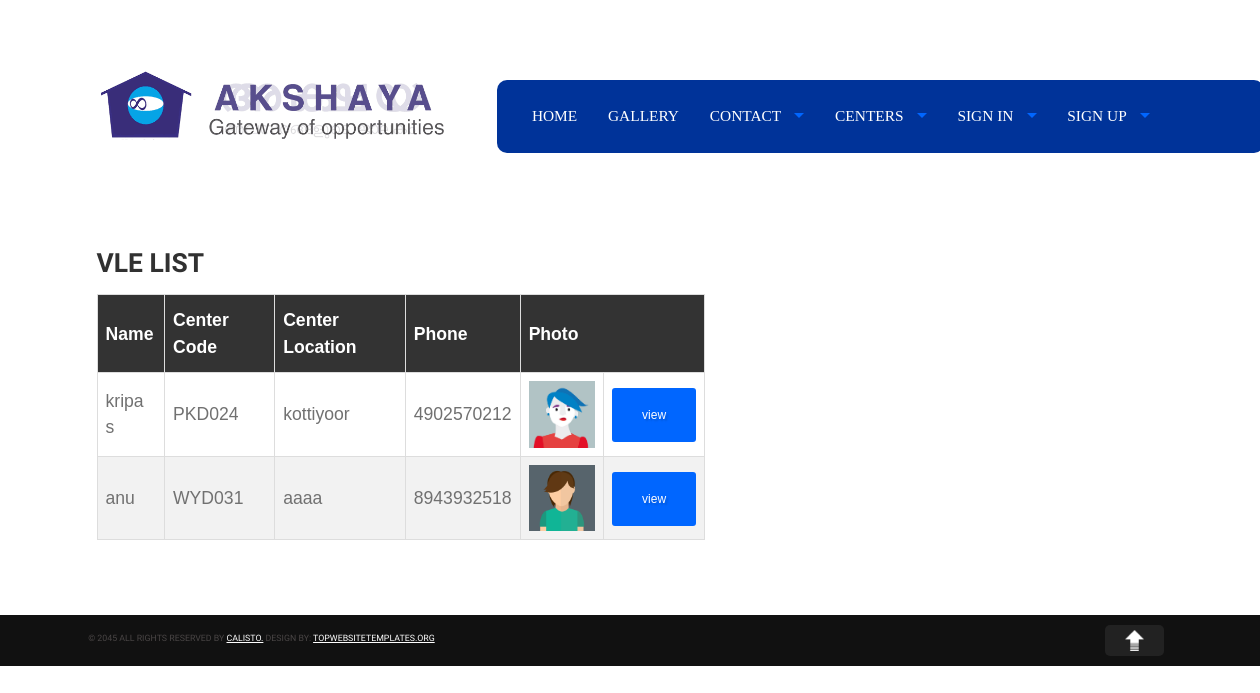
Page /list.php on the committed database.
### tables this page shows
CREATE TABLE IF NOT EXISTS `vle` (
  `id` int(11) NOT NULL AUTO_INCREMENT,
  `name` varchar(220) NOT NULL,
  `centercode` varchar(220) NOT NULL,
  `centerlocation` varchar(220) NOT NULL,
  `landmark` varchar(220) NOT NULL,
  `panchayath` varchar(220) NOT NULL,
  `block` varchar(220) NOT NULL,
  `district` varchar(220) NOT NULL,
  `email` varchar(220) NOT NULL,
  `phone` varchar(15) NOT NULL,
  `mobile` varchar(15) NOT NULL,
  `password` varchar(10) NOT NULL,
  `photo` varchar(500) NOT NULL,
  `status` varchar(20) NOT NULL,
  PRIMARY KEY (`id`),
  UNIQUE KEY `centercode` (`centercode`)
);

### list.php (the view, shortened to what this page needs)
<!DOCTYPE html>
<html>
<head>
<link rel="stylesheet" href="Tourism Template/css//foundation.min.css">
<link rel="stylesheet" href="Tourism Template/css//superfish.css">
<link rel="stylesheet" href="Tourism Template/css//stylesheet.css">
</head>
<body>
<div class="header">
  <div class="row">
    <div class="columns large-12">
      <div class="row header-inner" style="width:1200px">
        <?php
		 include("menu_header.php");
		?>
      </div>
    </div>
  </div>
</div>
<div class="row content-wrapper">
  <div class="columns large-12">
    <div class="row wrapper">
      <div class="columns large-7 content">
  <h1 class="page-title">VLE  list</h1>
          <?php
		   $q=mysql_query("select * from vle where status='Approve'");
		   if(mysql_num_rows($q)>0)
		   {
		   ?>
    <table width="108%" border="1" cellpadding="0" cellspacing="0" id="table">
      <thead>
        <tr>
		   <th>Name</th>
		   <th>Center Code</th>
		   <th>Center Location</th>
		   <th>Phone</th>
		   <th colspan="2">Photo</th>
   		    </tr>
      </thead>
      <tbody>
		   <?php
		    while($a=mysql_fetch_array($q))
			{
			?>
			<tr>
			<td><?php echo $a['name'];?></td>
			<td><?php echo $a['centercode'];?></td>
			<td><?php echo $a['centerlocation'];?></td>
			<td><?php echo $a['phone'];?></td>
			<td><img src="akshaya/Photos/<?php echo $a['photo'];?>" height="100" width="100"></td>
			<td><a href="View.php?id=<?php echo $a[0];?>" class="button" style="text-decoration:none; color:white">View</a></td>
		    </tr>
			<?php
			}
		   ?>
		</tbody>
    </table>
		   <?php
		   }
		  ?>
	  </div>
          <br /><br /><br /><br /><br />
          <div class="columns large-4">
            <div id="map_canvas"></div>
          </div>
        </div>
      </div>
    </div>
<div class="credit-row">
  <div class="row">
    <div class="columns large-11 credit"> &copy; 2045 All rights reserved by <a href="#">Calisto.</a> Design by: <a href="http://topwebsitetemplates.org">topwebsitetemplates.org</a></div>
    <div class="columns large-1"> <img src="Tourism Template/images/toparrow.png" alt="" class="scrollToTop"> </div>
  </div>
</div>
</body>
</html>

### Tourism Template/css/stylesheet.css (style rules this page uses)
.row { width: 100%; }
body { font-size: 1.1em; line-height: 1.5em; color: #717171; font-family:'Droid Sans', serif; }
h1,h2,h3,h4,h5,h6 { color:rgb(97, 97, 97); font-family: 'Quando', serif; font-size: 1.2em; font-weight: normal; }
h1.page-title { color:rgb(49, 49, 49); text-transform: uppercase; font-size: 1.5em; font-weight: bold; }
a { color: #d97163; }
a.button.read-more, .button { background: #0066FF; text-transform: lowercase; font-size: 12px; border-radius: 3px; border:0; padding: 20px 30px; text-shadow: 2px 2px 2px rgba(0,0,0,.15); cursor:pointer; }
.header { background:#bec676 url('../images/ background:url('../images/frontHeaderBg.jpg') top repeat-x;') top repeat-x; padding: 40px 0 50px 0; }
.row.wrapper { padding: 30px 0; }
#map_canvas { width:100%; height:200px; margin-bottom: 20px; border-radius: 10px; }
.credit-row { background: #111; padding: 10px 0; }
.credit { font-size: .5em; color: #4a4646; text-transform: uppercase; }
.credit a { color: #fff; }
img.scrollToTop { padding:5px 20px; background: #222; border-radius: 5px; cursor: pointer; }
#table { font-family: "Trebuchet MS", Arial, Helvetica, sans-serif; border-collapse: collapse; width: 100%; }
#table td, #table th { border: 1px solid #ddd; padding: 8px; }
#table tr:nth-child(even) { background-color: #f2f2f2; }
#table th { padding-top: 12px; padding-bottom: 12px; text-align: left; background-color:#333333; color: white; }

### rows in the picture
vle: name "kripa s", centercode "PKD024", centerlocation "kottiyoor", phone "4902570212", photo (picture)
vle: name "anu", centercode "WYD031", centerlocation "aaaa", phone "8943932518", photo (picture)
